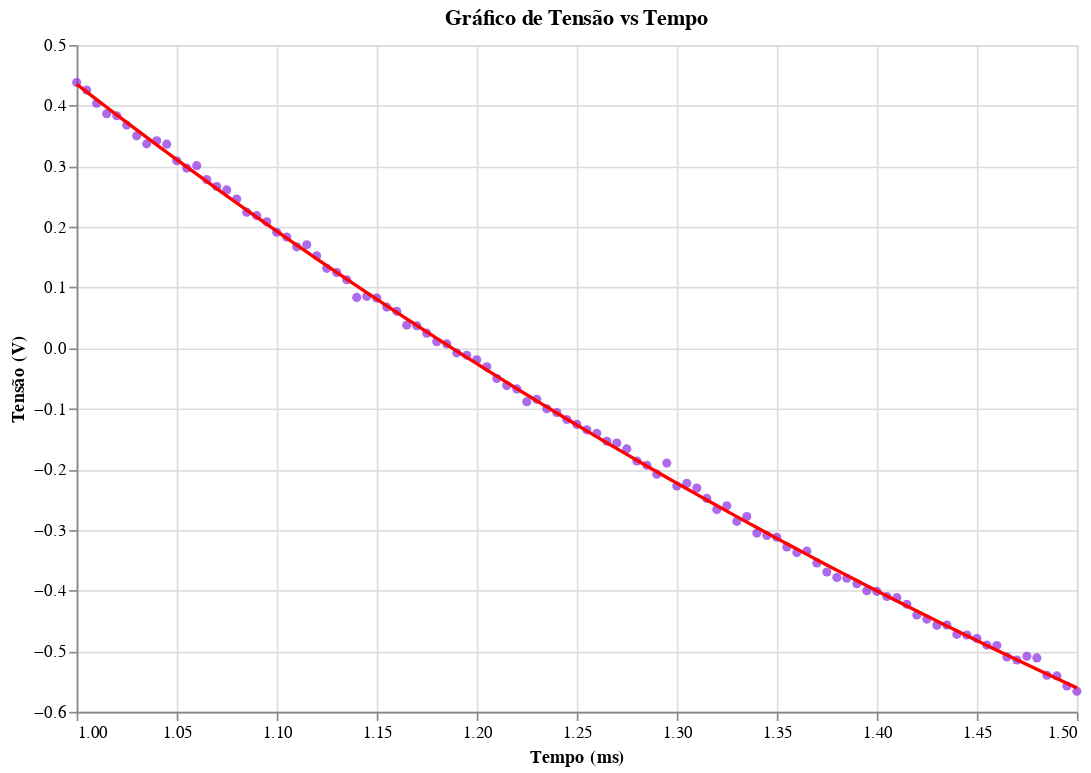

The notebook cell saved with this chart:
### Code cell
path = "RC-02.csv"

data_dsc2 = aj.slicing_data(path,[1,3])

data_dsc2_regres, b = aj.regres_exp(data_dsc2)

(aj.data_x_regression(data_dsc2,data_dsc2_regres)).display()



tal_dsc2 = 1/(b*1000)

### Figure 1 — Vega-Lite specification as saved in the notebook (floating-point values rounded to 4 significant figures)
{"config": {"view": {"continuousWidth": 300, "continuousHeight": 300}}, "layer": [{"data": {"name": "data-0406002d0b5d9ba0eb8323bcbc2d4926"}, "mark": {"type": "circle", "color": "blueviolet"}, "encoding": {"x": {"field": "Time", "scale": {"domain": [1.0, 1.5]}, "title": "Tempo (ms)", "type": "quantitative"}, "y": {"field": "U_b", "title": "Tensão (V)", "type": "quantitative"}}, "title": "Gráfico de Tensão vs Tempo"}, {"data": {"name": "data-ab1c9eebbb11c0328e0d5cd59ffe2f7c"}, "mark": {"type": "line", "color": "red"}, "encoding": {"x": {"field": "Time", "scale": {"domain": [1.0, 1.5]}, "title": "Tempo (ms)", "type": "quantitative"}, "y": {"field": "U_b", "title": "Tensão (V)", "type": "quantitative"}}, "title": "Gráfico de Tensão vs Tempo"}], "height": 400, "width": 600, "$schema": "https://vega.github.io/schema/vega-lite/v5.20.1.json", "datasets": {"data-0406002d0b5d9ba0eb8323bcbc2d4926": [{"Time": 1.0, "U_y": 2.409, "U_b": 0.4381}, {"Time": 1.005, "U_y": -2.554, "U_b": 0.4256}, {"Time": 1.01, "U_y": -2.556, "U_b": 0.4039}, {"Time": 1.015, "U_y": -2.564, "U_b": 0.3867}, {"Time": 1.02, "U_y": -2.555, "U_b": 0.3833}, {"Time": 1.025, "U_y": -2.539, "U_b": 0.3679}, {"Time": 1.03, "U_y": -2.555, "U_b": 0.3501}, {"Time": 1.035, "U_y": -2.545, "U_b": 0.3369}, {"Time": 1.04, "U_y": -2.553, "U_b": 0.3421}, {"Time": 1.045, "U_y": -2.546, "U_b": 0.3364}, {"Time": 1.05, "U_y": -2.548, "U_b": 0.3089}, {"Time": 1.055, "U_y": -2.543, "U_b": 0.2969}, {"Time": 1.06, "U_y": -2.551, "U_b": 0.3009}, {"Time": 1.065, "U_y": -2.543, "U_b": 0.278}, {"Time": 1.07, "U_y": -2.541, "U_b": 0.2667}, {"Time": 1.075, "U_y": -2.545, "U_b": 0.2609}, {"Time": 1.08, "U_y": -2.555, "U_b": 0.246}, {"Time": 1.085, "U_y": -2.553, "U_b": 0.2243}, {"Time": 1.09, "U_y": -2.553, "U_b": 0.2185}, {"Time": 1.095, "U_y": -2.551, "U_b": 0.2083}, {"Time": 1.1, "U_y": -2.557, "U_b": 0.1912}, {"Time": 1.105, "U_y": -2.542, "U_b": 0.1832}, {"Time": 1.11, "U_y": -2.538, "U_b": 0.1671}, {"Time": 1.115, "U_y": -2.546, "U_b": 0.1705}, {"Time": 1.12, "U_y": -2.543, "U_b": 0.1523}, {"Time": 1.125, "U_y": -2.556, "U_b": 0.1316}, {"Time": 1.13, "U_y": -2.552, "U_b": 0.1248}, {"Time": 1.135, "U_y": -2.545, "U_b": 0.1128}, {"Time": 1.14, "U_y": -2.555, "U_b": 0.0836}, {"Time": 1.145, "U_y": -2.554, "U_b": 0.08533}, {"Time": 1.15, "U_y": -2.552, "U_b": 0.08253}, {"Time": 1.155, "U_y": -2.551, "U_b": 0.0676}, {"Time": 1.16, "U_y": -2.543, "U_b": 0.0608}, {"Time": 1.165, "U_y": -2.552, "U_b": 0.03787}, {"Time": 1.17, "U_y": -2.553, "U_b": 0.0368}, {"Time": 1.175, "U_y": -2.556, "U_b": 0.02467}, {"Time": 1.18, "U_y": -2.537, "U_b": 0.0104}, {"Time": 1.185, "U_y": -2.549, "U_b": 0.006933}, {"Time": 1.19, "U_y": -2.56, "U_b": -0.007867}, {"Time": 1.195, "U_y": -2.537, "U_b": -0.01187}, {"Time": 1.2, "U_y": -2.546, "U_b": -0.01933}, {"Time": 1.205, "U_y": -2.551, "U_b": -0.0308}, {"Time": 1.21, "U_y": -2.552, "U_b": -0.05013}, {"Time": 1.215, "U_y": -2.546, "U_b": -0.0616}, {"Time": 1.22, "U_y": -2.551, "U_b": -0.06733}, {"Time": 1.225, "U_y": -2.556, "U_b": -0.08853}, {"Time": 1.23, "U_y": -2.556, "U_b": -0.08453}, {"Time": 1.235, "U_y": -2.556, "U_b": -0.1}, {"Time": 1.24, "U_y": -2.548, "U_b": -0.1063}, {"Time": 1.245, "U_y": -2.559, "U_b": -0.1177}, {"Time": 1.25, "U_y": -2.549, "U_b": -0.1257}, {"Time": 1.255, "U_y": -2.549, "U_b": -0.1348}, {"Time": 1.26, "U_y": -2.546, "U_b": -0.1405}, {"Time": 1.265, "U_y": -2.542, "U_b": -0.1537}, {"Time": 1.27, "U_y": -2.543, "U_b": -0.1565}, {"Time": 1.275, "U_y": -2.545, "U_b": -0.1663}, {"Time": 1.28, "U_y": -2.541, "U_b": -0.1863}, {"Time": 1.285, "U_y": -2.549, "U_b": -0.1932}, {"Time": 1.29, "U_y": -2.555, "U_b": -0.208}, {"Time": 1.295, "U_y": -2.547, "U_b": -0.1897}, {"Time": 1.3, "U_y": -2.551, "U_b": -0.2275}, {"Time": 1.305, "U_y": -2.552, "U_b": -0.2229}, {"Time": 1.31, "U_y": -2.543, "U_b": -0.2309}, {"Time": 1.315, "U_y": -2.551, "U_b": -0.248}, {"Time": 1.32, "U_y": -2.543, "U_b": -0.2664}, {"Time": 1.325, "U_y": -2.549, "U_b": -0.2601}, {"Time": 1.33, "U_y": -2.539, "U_b": -0.2859}, {"Time": 1.335, "U_y": -2.548, "U_b": -0.2777}, {"Time": 1.34, "U_y": -2.548, "U_b": -0.3052}, {"Time": 1.345, "U_y": -2.546, "U_b": -0.3092}, {"Time": 1.35, "U_y": -2.557, "U_b": -0.3121}, {"Time": 1.355, "U_y": -2.545, "U_b": -0.3281}, {"Time": 1.36, "U_y": -2.543, "U_b": -0.3373}, {"Time": 1.365, "U_y": -2.556, "U_b": -0.3349}, {"Time": 1.37, "U_y": -2.555, "U_b": -0.3544}, {"Time": 1.375, "U_y": -2.554, "U_b": -0.3693}, {"Time": 1.38, "U_y": -2.562, "U_b": -0.3784}, {"Time": 1.385, "U_y": -2.554, "U_b": -0.3796}, {"Time": 1.39, "U_y": -2.554, "U_b": -0.3888}, {"Time": 1.395, "U_y": -2.561, "U_b": -0.4001}, {"Time": 1.4, "U_y": -2.548, "U_b": -0.4013}, {"Time": 1.405, "U_y": -2.543, "U_b": -0.4099}, {"Time": 1.41, "U_y": -2.552, "U_b": -0.4116}, {"Time": 1.415, "U_y": -2.542, "U_b": -0.4225}, {"Time": 1.42, "U_y": -2.539, "U_b": -0.4403}, {"Time": 1.425, "U_y": -2.55, "U_b": -0.4471}, {"Time": 1.43, "U_y": -2.548, "U_b": -0.4573}, {"Time": 1.435, "U_y": -2.545, "U_b": -0.4568}, {"Time": 1.44, "U_y": -2.537, "U_b": -0.4723}, {"Time": 1.445, "U_y": -2.546, "U_b": -0.4733}, {"Time": 1.45, "U_y": -2.551, "U_b": -0.4791}, {"Time": 1.455, "U_y": -2.548, "U_b": -0.49}, {"Time": 1.46, "U_y": -2.548, "U_b": -0.4905}, {"Time": 1.465, "U_y": -2.555, "U_b": -0.5095}, {"Time": 1.47, "U_y": -2.552, "U_b": -0.5145}, {"Time": 1.475, "U_y": -2.551, "U_b": -0.5083}, {"Time": 1.48, "U_y": -2.543, "U_b": -0.5111}, {"Time": 1.485, "U_y": -2.546, "U_b": -0.5397}, {"Time": 1.49, "U_y": -2.555, "U_b": -0.5408}, {"Time": 1.495, "U_y": -2.551, "U_b": -0.5575}, {"Time": 1.5, "U_y": -2.543, "U_b": -0.566}], "data-ab1c9eebbb11c0328e0d5cd59ffe2f7c": [{"Time": 1.0, "U_b": 0.4353}, {"Time": 1.005, "U_b": 0.4226}, {"Time": 1.01, "U_b": 0.4099}, {"Time": 1.015, "U_b": 0.3973}, {"Time": 1.02, "U_b": 0.3848}, {"Time": 1.025, "U_b": 0.3723}, {"Time": 1.03, "U_b": 0.3599}, {"Time": 1.035, "U_b": 0.3476}, {"Time": 1.04, "U_b": 0.3353}, {"Time": 1.045, "U_b": 0.3231}, {"Time": 1.05, "U_b": 0.311}, {"Time": 1.055, "U_b": 0.2989}, {"Time": 1.06, "U_b": 0.2868}, {"Time": 1.065, "U_b": 0.2749}, {"Time": 1.07, "U_b": 0.263}, {"Time": 1.075, "U_b": 0.2511}, {"Time": 1.08, "U_b": 0.2394}, {"Time": 1.085, "U_b": 0.2276}, {"Time": 1.09, "U_b": 0.216}, {"Time": 1.095, "U_b": 0.2044}, {"Time": 1.1, "U_b": 0.1929}, {"Time": 1.105, "U_b": 0.1814}, {"Time": 1.11, "U_b": 0.17}, {"Time": 1.115, "U_b": 0.1586}, {"Time": 1.12, "U_b": 0.1473}, {"Time": 1.125, "U_b": 0.1361}, {"Time": 1.13, "U_b": 0.1249}, {"Time": 1.135, "U_b": 0.1138}, {"Time": 1.14, "U_b": 0.1027}, {"Time": 1.145, "U_b": 0.09169}, {"Time": 1.15, "U_b": 0.08073}, {"Time": 1.155, "U_b": 0.06984}, {"Time": 1.16, "U_b": 0.059}, {"Time": 1.165, "U_b": 0.04821}, {"Time": 1.17, "U_b": 0.03749}, {"Time": 1.175, "U_b": 0.02681}, {"Time": 1.18, "U_b": 0.0162}, {"Time": 1.185, "U_b": 0.005634}, {"Time": 1.19, "U_b": -0.004874}, {"Time": 1.195, "U_b": -0.01533}, {"Time": 1.2, "U_b": -0.02573}, {"Time": 1.205, "U_b": -0.03607}, {"Time": 1.21, "U_b": -0.04636}, {"Time": 1.215, "U_b": -0.0566}, {"Time": 1.22, "U_b": -0.06679}, {"Time": 1.225, "U_b": -0.07692}, {"Time": 1.23, "U_b": -0.087}, {"Time": 1.235, "U_b": -0.09703}, {"Time": 1.24, "U_b": -0.107}, {"Time": 1.245, "U_b": -0.1169}, {"Time": 1.25, "U_b": -0.1268}, {"Time": 1.255, "U_b": -0.1366}, {"Time": 1.26, "U_b": -0.1464}, {"Time": 1.265, "U_b": -0.1561}, {"Time": 1.27, "U_b": -0.1658}, {"Time": 1.275, "U_b": -0.1754}, {"Time": 1.28, "U_b": -0.185}, {"Time": 1.285, "U_b": -0.1945}, {"Time": 1.29, "U_b": -0.204}, {"Time": 1.295, "U_b": -0.2134}, {"Time": 1.3, "U_b": -0.2228}, {"Time": 1.305, "U_b": -0.2321}, {"Time": 1.31, "U_b": -0.2414}, {"Time": 1.315, "U_b": -0.2506}, {"Time": 1.32, "U_b": -0.2598}, {"Time": 1.325, "U_b": -0.2689}, {"Time": 1.33, "U_b": -0.278}, {"Time": 1.335, "U_b": -0.287}, {"Time": 1.34, "U_b": -0.296}, {"Time": 1.345, "U_b": -0.305}, {"Time": 1.35, "U_b": -0.3139}, {"Time": 1.355, "U_b": -0.3227}, {"Time": 1.36, "U_b": -0.3315}, {"Time": 1.365, "U_b": -0.3403}, {"Time": 1.37, "U_b": -0.349}, {"Time": 1.375, "U_b": -0.3577}, {"Time": 1.38, "U_b": -0.3663}, {"Time": 1.385, "U_b": -0.3749}, {"Time": 1.39, "U_b": -0.3834}, {"Time": 1.395, "U_b": -0.3919}, {"Time": 1.4, "U_b": -0.4004}, {"Time": 1.405, "U_b": -0.4088}, {"Time": 1.41, "U_b": -0.4172}, {"Time": 1.415, "U_b": -0.4255}, {"Time": 1.42, "U_b": -0.4338}, {"Time": 1.425, "U_b": -0.442}, {"Time": 1.43, "U_b": -0.4502}, {"Time": 1.435, "U_b": -0.4583}, {"Time": 1.44, "U_b": -0.4664}, {"Time": 1.445, "U_b": -0.4745}, {"Time": 1.45, "U_b": -0.4825}, {"Time": 1.455, "U_b": -0.4905}, {"Time": 1.46, "U_b": -0.4985}, {"Time": 1.465, "U_b": -0.5064}, {"Time": 1.47, "U_b": -0.5142}, {"Time": 1.475, "U_b": -0.522}, {"Time": 1.48, "U_b": -0.5298}, {"Time": 1.485, "U_b": -0.5375}, {"Time": 1.49, "U_b": -0.5452}, {"Time": 1.495, "U_b": -0.5529}, {"Time": 1.5, "U_b": -0.5605}]}}
